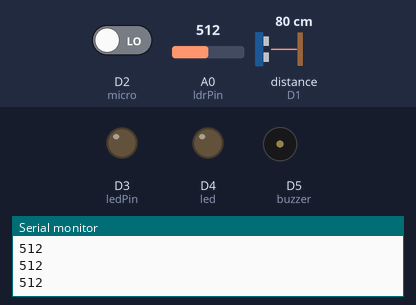
A sketch run on a simulated ESP8266 (NodeMCU). On the bench: output pins drawn as LEDs (lit = HIGH), buzzer (waves = sounding, pin HIGH), the last lines printed to the serial monitor. Wiring (inferred from the names in the program): ultrasonic range finder: trigger D0; echo D1. Inputs (shaded band) come from the test bench; at power-on: D2 (micro) LOW, A0 (ldrPin) = 512, distance to the obstacle (sensor on D1) 80 cm. The echo pulse lasts 58.3 µs per cm; pins used as bus, display or sensor lines are not drawn.

Above: at 1.2 s.
1.3 s: D2 (micro) driven HIGH
At 2.0 s:
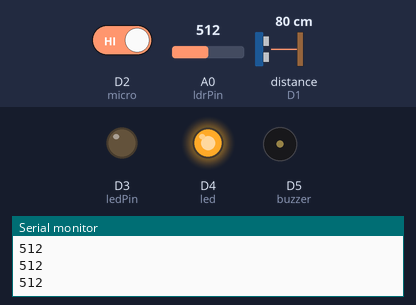
2.8 s: A0 (ldrPin) set to 588
4.3 s: A0 (ldrPin) set to 610
At 5.5 s:
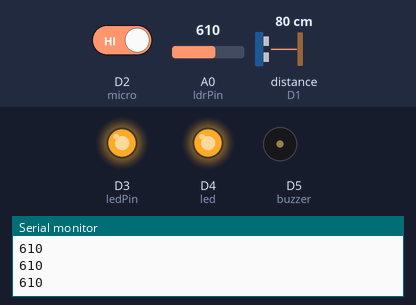
5.8 s: distance to the obstacle (sensor on D1) set to 22 cm
7.3 s: distance to the obstacle (sensor on D1) set to 18 cm
At 8.0 s:
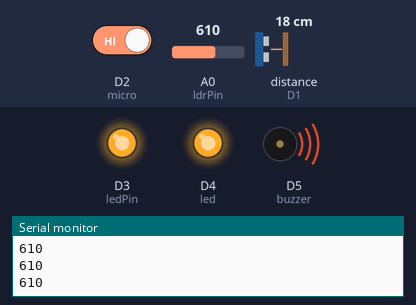
8.8 s: A0 (ldrPin) set to 590
At 9.3 s:
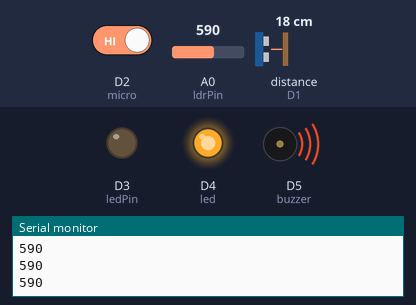
Timing chart, 0 to 11.3 s (numbered marks = the images above; inputs shaded):
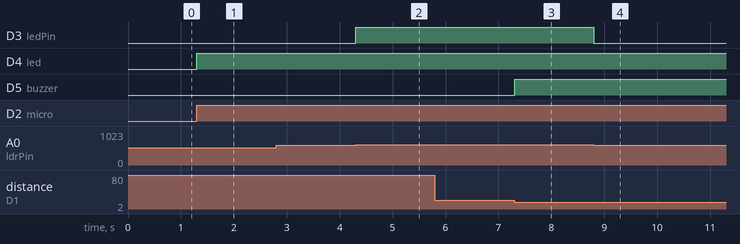

The sketch:

todosv2.ino
```cpp
//piscina
int led = D4; //Define led como sendo o pino 2
int micro = D2; //Define micro como sendo o pino 3
bool valor=false; //Variavel para leitura do microfone
bool estado=false;  // Variável para ajudar na captação do bater de palmas

//Sensor de luz com LDR
int ledPin = D3; //Led no pino D3
int ldrPin = A0; //LDR no pino analógico 0
int ldrValor = 0; //Valor lido do LDR

//ultrassom
const int trigPin = 16;
const int echoPin = 5;
const int buzzer = 14;

long duration;
int distance;
int safetyDistance;


void setup() {
  // piscina
  pinMode(led, OUTPUT); //Configura LED como saída
  pinMode(micro, INPUT); //Configura o microfone como entrada
  digitalWrite(led, LOW); //Começa com o LED apagado
  attachInterrupt(digitalPinToInterrupt(micro), funMicro, RISING);

  //Sensor de luz com LDR
  pinMode(ledPin,OUTPUT); //define a porta 7 como saída
  Serial.begin(9600); //Inicia a comunicação serial

  //ultrassom
  pinMode(trigPin, OUTPUT); // Sets the trigPin as an Output
  pinMode(echoPin, INPUT); // Sets the echoPin as an Input
  pinMode(buzzer, OUTPUT);
  Serial.begin(9600); // Starts the serial communication
}


void loop() {
  //piscina
  valor = digitalRead(micro);//Le o pino digital


  //Sensor de luz com LDR
  ///ler o valor do LDR
 ldrValor = analogRead(ldrPin); //O valor lido será entre 0 e 1023

 //se o valor lido for maior que 600, liga o led
 if (ldrValor>= 600) digitalWrite(ledPin,HIGH);
 // se não, apaga o led
 else digitalWrite(ledPin,LOW);

 //imprime o valor lido do LDR no monitor serial
 Serial.println(ldrValor);
 //delay(100);

 //ultrassom
 // Clears the trigPin
digitalWrite(trigPin, LOW);
delayMicroseconds(2);

// Sets the trigPin on HIGH state for 10 micro seconds
digitalWrite(trigPin, HIGH);
delayMicroseconds(10);
digitalWrite(trigPin, LOW);

// Reads the echoPin, returns the sound wave travel time in microseconds
duration = pulseIn(echoPin, HIGH);

// Calculating the distance
distance= (duration*0.034)/2;

safetyDistance = distance;
if (safetyDistance <= 18){
  digitalWrite(buzzer, HIGH);
}
else{
  digitalWrite(buzzer, LOW);
}

// Prints the distance on the Serial Monitor
//Serial.print("Distancia: ");
//Serial.println(distance);
}

ICACHE_RAM_ATTR void funMicro(){
//  if (valor){
    Serial.println("SOM TESTANDO");
    estado=!estado;
    digitalWrite(led, estado);
//    delay(500);
//  }
}
```

Measured:
- the behaviour switches between 599 and 600 on A0 (ldrPin) (found by bisection; images 1 and 2)
- the behaviour switches between 20 and 19 cm on distance to the obstacle (sensor on D1) (found by bisection; images 2 and 3)
- after the input at 1.3 s, D4 (led): LOW → HIGH at once
- after the input at 4.3 s, D3 (ledPin): LOW → HIGH at once
- after the input at 7.3 s, D5 (buzzer): LOW → HIGH at once
- after the input at 8.8 s, D3 (ledPin): HIGH → LOW at once
